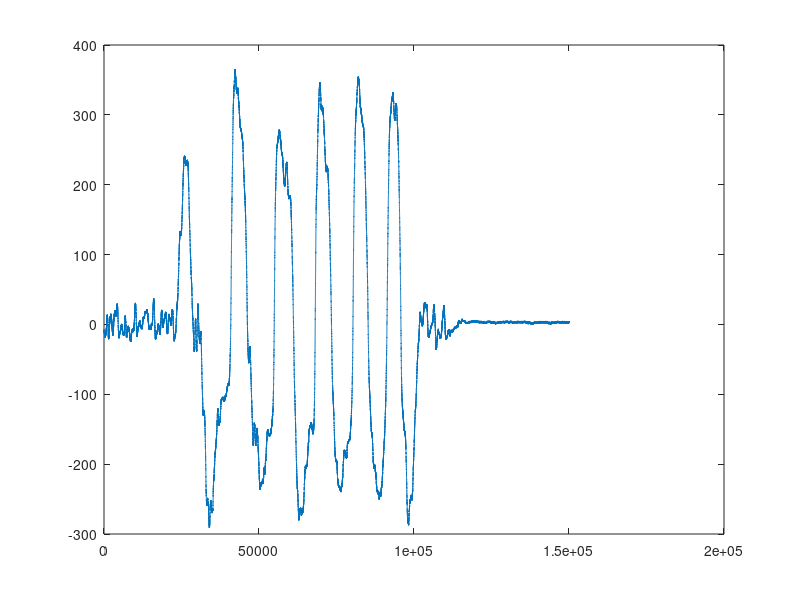
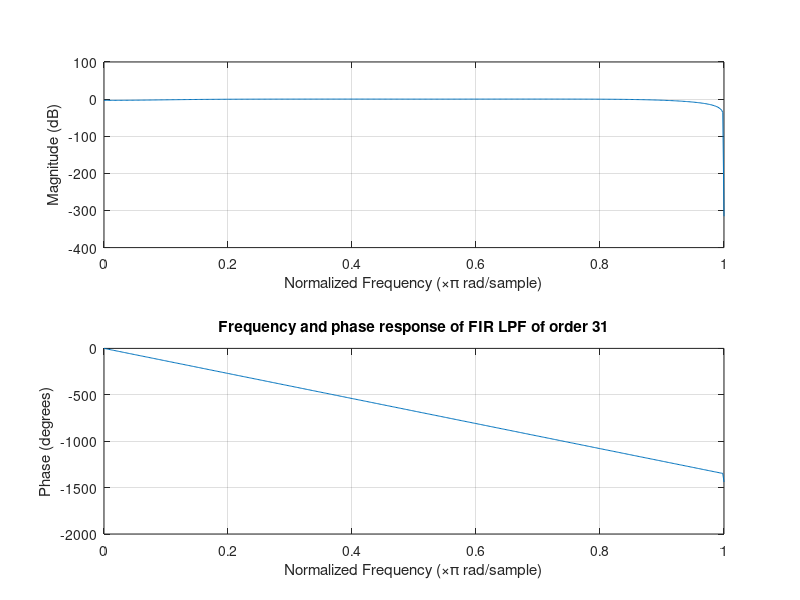
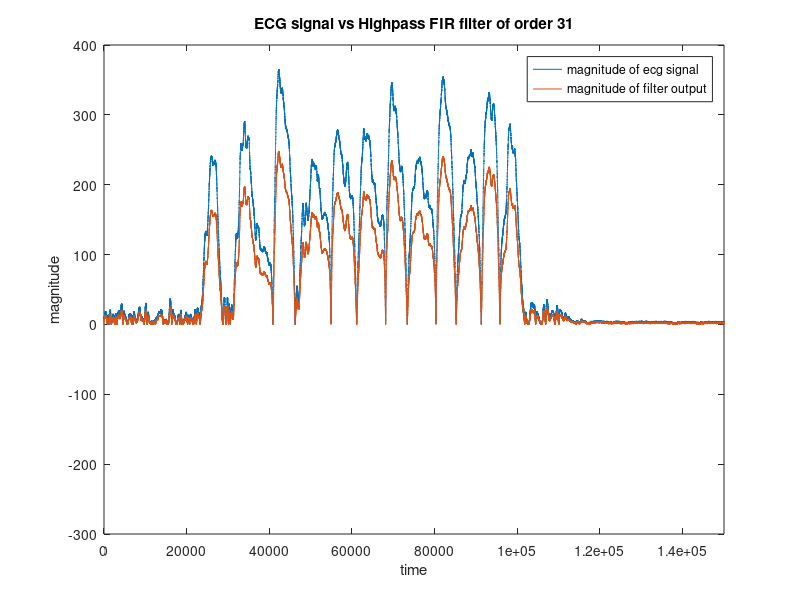

Reproduce these figures in MATLAB, in order.
clc;
load('Project1.mat')
 figure;
plot(e000);
 
%  figure;
%  spectrogram(E1,'yaxis')
%  
 
 % Indirect method (Frequency sampling)
 
 figure;
%  fc=5;
%  Fs=100;
%  N=31;

f = [0 0.03 0.05 1];
m = [0 0 1 1];
freq_sample= fir2(15,f,m);
freqz(freq_sample,1)
title('Frequency and phase response of FIR LPF of order 31')

figure(4);
y1= filter(freq_sample,1,e000);
% y2=E1-y1;                  
plot(abs(e000));
hold on;
plot(abs(y1));
axis([0 150000 -300 400]);
legend('magnitude of ecg signal','magnitude of filter output');
xlabel ('time');
ylabel('magnitude');
title('ECG signal vs Highpass FIR filter of order 31')

% Direct method (Remez method)
% figure(5); 
% remez = firpm(31,[0 0 0.05 0.06 0.07 0.08 0.09 1],[1 1 1 0 0 0 0 0]);
% freqz(remez,1)
% title('Frequency and phase response of FIR LPF of order 31')
% 
% 
% figure(6);
% y1= filter(remez,1,E1);
% y2=E1-y1;                  
% plot(abs(E1));
% hold on;
% plot(abs(y2));
% legend('magnitude of ecg signal','magnitude of filter output');
% xlabel ('time');
% ylabel('magnitude');
% title('ECG signal vs Highpass FIR filter of order 31')
% 
